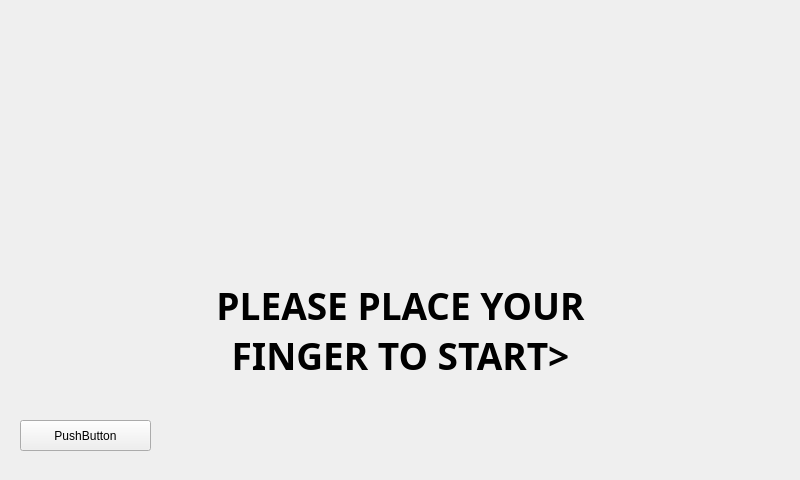
<?xml version="1.0" encoding="UTF-8"?>
<ui version="4.0">
 <class>EVM_GUI</class>
 <widget class="QMainWindow" name="EVM_GUI">
  <property name="enabled">
   <bool>true</bool>
  </property>
  <property name="geometry">
   <rect>
    <x>0</x>
    <y>0</y>
    <width>800</width>
    <height>480</height>
   </rect>
  </property>
  <property name="windowTitle">
   <string>MainWindow</string>
  </property>
  <widget class="QWidget" name="centralwidget">
   <widget class="QLabel" name="label">
    <property name="geometry">
     <rect>
      <x>-10</x>
      <y>-30</y>
      <width>831</width>
      <height>531</height>
     </rect>
    </property>
    <property name="text">
     <string/>
    </property>
    <property name="pixmap">
     <pixmap>../Picture1 (2).png</pixmap>
    </property>
    <property name="scaledContents">
     <bool>true</bool>
    </property>
   </widget>
   <widget class="QLabel" name="initialCom">
    <property name="geometry">
     <rect>
      <x>-30</x>
      <y>200</y>
      <width>861</width>
      <height>261</height>
     </rect>
    </property>
    <property name="font">
     <font>
      <family>Arial Black</family>
      <pointsize>28</pointsize>
      <weight>75</weight>
      <bold>true</bold>
     </font>
    </property>
    <property name="mouseTracking">
     <bool>false</bool>
    </property>
    <property name="frameShape">
     <enum>QFrame::NoFrame</enum>
    </property>
    <property name="text">
     <string>PLEASE PLACE YOUR 
FINGER TO START&gt;</string>
    </property>
    <property name="textFormat">
     <enum>Qt::PlainText</enum>
    </property>
    <property name="scaledContents">
     <bool>true</bool>
    </property>
    <property name="alignment">
     <set>Qt::AlignCenter</set>
    </property>
    <property name="wordWrap">
     <bool>false</bool>
    </property>
   </widget>
   <widget class="QPushButton" name="initFinger">
    <property name="enabled">
     <bool>true</bool>
    </property>
    <property name="geometry">
     <rect>
      <x>20</x>
      <y>420</y>
      <width>131</width>
      <height>31</height>
     </rect>
    </property>
    <property name="text">
     <string>PushButton</string>
    </property>
   </widget>
  </widget>
 </widget>
 <resources>
  <include location="backgroundInit.qrc"/>
 </resources>
 <connections/>
</ui>
